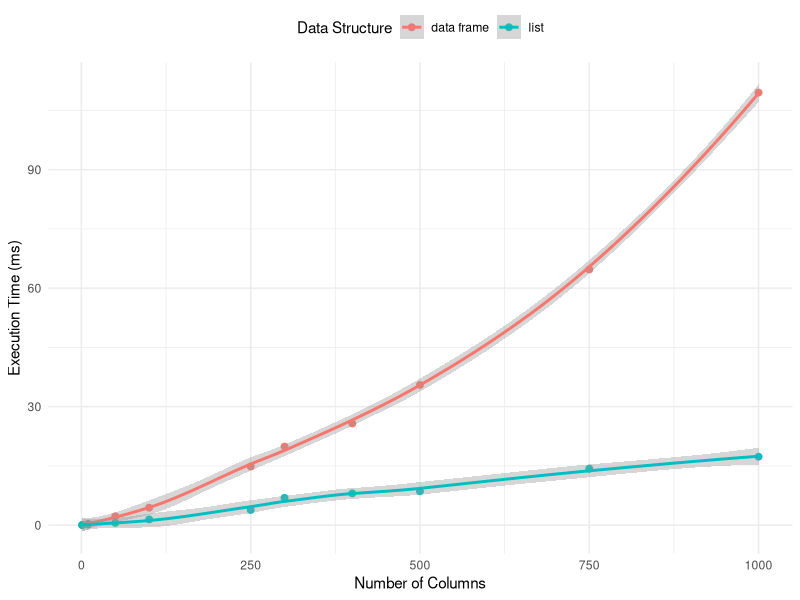

Source code (R):
## ---- chunk 1
knitr::opts_chunk$set(echo = TRUE,
                      warning = FALSE,
                      message = FALSE,
                      fig.width = 14,
                      fig.height = 10)

# same seed throughout the book
set.seed(1014)
## ---- chunk 2
# load packages
library(lobstr)
## ---- chunk 3
x <- c(1, 2, 3)
## ---- chunk 4
y <- x

# check: same memory address
obj_addr(x) == obj_addr(y)
## ---- chunk 5
?Reserved
## ---- chunk 6
a <- 1:10
b <- a
c <- b
d <- 1:10
## ---- chunk 7
# same memory addresss/binding
obj_addr(a) == obj_addr(b) 
obj_addr(a) == obj_addr(c)

# different memory address/binding
obj_addr(a) == obj_addr(d)
## ---- chunk 8
mean
base::mean
get("mean")
evalq(mean)
match.fun("mean")
## ---- chunk 9
obj_addr(mean)
obj_addr(get("mean"))
obj_addr(evalq(mean))
obj_addr(match.fun("mean"))
## ---- chunk 10
.123e1
typeof(.123e1)
## ---- chunk 11
# same memory adress
x <- c(1, 2, 3)
y <- x


# copy-on-modify
y[[3]]
y[[3]] <- 4

x
y


# R created a new object and rebound 'y' to that new object.
obj_addr(x)
obj_addr(y)
## ---- chunk 12
x <- c(1, 2, 3)
tracemem(x)

y <- x
y[[3]] <- 4L

obj_addr(x)
obj_addr(y)
## ---- chunk 13
y[[3]] <- 5L

obj_addr(y)

# trun off tracking
untracemem(x)
## ---- chunk 14
f <- function(a) {
  a
}

x <- c(1, 2, 3)
tracemem(x)

# create new object with same values
z <- f(x)
# no copy here!

untracemem(x)
## ---- chunk 15
f <- function(a) {
  a[[3]] <- 4
}

x <- c(1, 2, 3)
tracemem(x)

# copy-on-modify!
z <- f(x)

untracemem(x)
## ---- chunk 16
l1 <- list(1, 2, 3)
## ---- chunk 17
l2 <- l1
l2[[3]] <- 4
## ---- chunk 18
# shallow copy
ref(l1, l2)
## ---- chunk 19
d1 <- data.frame(
  x = c(1, 5, 6),
  y = c(2, 4, 3)
)

# If you modify a **column**, only that column needs to be modified. The others will still point to their original references:
d2 <- d1
d2[,2] <- d2[,2] * 2

ref(d1, d2)

# If you modify a **row** every columns needs to be copied:
d3 <- d1
d3 <- d3[1, ] * 3

ref(d1, d3)
## ---- chunk 20
x <- c("a", "a", "abc", "d")

ref(x, 
    character = TRUE)
## ---- chunk 21
tracemem(1:10)
## ---- chunk 22
x <- c(1L, 2L, 3L)
tracemem(x)

x[[3]] <- 4

untracemem(x)
## ---- chunk 23
# all integer
x <- c(1L, 2L, 3L)
tracemem(x)

x[[3]] <- 4L


# all double
x <- c(1, 2, 3)
tracemem(x)

x[[3]] <- 4L
## ---- chunk 24
# vector
a <- 1:10
# list
b <- list(a, a)
# list
c <- list(b, a, 1:10)
## ---- chunk 25
# 3 different memory addresses/bindings
obj_addr(a)
obj_addr(b)
obj_addr(c)
## ---- chunk 26
# a contains one references to the values 1:10
ref(a)
# b contains a list of two references to the same address as a
ref(b)
# c contains a list of b (containing two references to a), a (containing the same reference again) and a reference pointing to a different address containing the same value (1:10).
ref(c)
## ---- chunk 27
x <- list(1:10)
x[[2]] <- x
## ---- chunk 28
x <- list(1:10)
obj_addr(x)
ref(x)
## ---- chunk 29
tracemem(x)

x[[2]] <- x
obj_addr(x)
ref(x)
## ---- chunk 30
str(x)
## ---- chunk 31
obj_size(letters)
obj_size(LETTERS)

obj_size(ggplot2::diamonds)
## ---- chunk 32
x <- runif(1e6)
obj_size(x)

y <- list(x, x, x)
obj_size(y)

obj_size(x, y)
## ---- chunk 33
obj_size(1:3)
obj_size(1:1000)
obj_size(1:1e10)
## ---- chunk 34
banana <- "bananas bananas bananas"
obj_size(banana)

obj_size(rep(banana, 100))
## ---- chunk 35
y <- rep(list(runif(1e4)), 100)

object.size(y)
# 8'005'648 bytes
obj_size(y)
# = 80'900 bytes
## ---- chunk 36
str(y)
purrr::map(y, ~identical(., y[[1]]))
## ---- chunk 37
funs <- list(mean, sd, var)
obj_size(funs)
## ---- chunk 38
# base size
a <- runif(1e6)
obj_size(a)

# both lists contain references to the same memory address... No additional memory for the second list element.
b <- list(a, a)
obj_size(b)
obj_size(a , b)

ref(a, b)

# copy-on-modify => new address in memory for the first element. The second element still refers to the same address as a. Size of b doubles (2 different elements now). The size of a and b is equal to the size of b alone, because a is part of b...
b[[1]][[1]] <- 10
obj_size(b)
obj_size(a, b)

ref(a, b)

# copy-on-modify => new address for the second element too! So no element points to the same address as a anymore (2 new and separated addresses in memory...). Altogether we have 3 different vectors now => 3 * 8MB = 24MB
b[[2]][[1]] <- 10
obj_size(b)
obj_size(a, b)

ref(a, b)
## ---- chunk 39
v <- c(1, 2, 3)
tracemem(v)

v[[3]] <- 4
## ---- chunk 40
x <- data.frame(
  matrix(
    runif(5 * 1e4), 
    ncol = 5
  )
)

str(x)

# calculate the medians for every element
medians <- vapply(x, median, numeric(1))

# substract the median from each column 
# (more precisely: form each element in each column)

start_time <- Sys.time()
for(i in seq_along(medians)) {
  
  x[[i]] <- x[[i]] - medians[[i]]
  
}
end_time <- Sys.time()
glue::glue("{end_time - start_time}")
## ---- chunk 41
tracemem(x)

for(i in seq_along(medians)) {
  
  x[[i]] <- x[[i]] - medians[[i]]
  
}

untracemem(x)
## ---- chunk 42
e1 <- rlang::env(a = 1, b = 2, c = 3)
e2 <- e1
## ---- chunk 43
e1$c <- 4
e1$c

e2$c
## ---- chunk 44
e <- rlang::env()
e$self <- e

ref(e)
## ---- chunk 45
x <- list()
x[[1]] <- x
## ---- chunk 46
x <- list()
obj_addr(x)

tracemem(x)
# copy-on-modify
x[[1]] <- x

# new memory address of the copied object
obj_addr(x)
# old memory address
obj_addr(x[[1]])
## ---- chunk 47
# create random data frame generator
create_random_df <- function(nrow, ncol) {
  
  # create random matrix
  random_matrix <- matrix(
    runif(nrow * ncol), 
    nrow = nrow
  )
  
  # transform to data frame
  as.data.frame(random_matrix)
}

create_random_df(2, 2)
## ---- chunk 48
# create two different approaches to subtract medians

### 1) same for-loop as above...
subtract_df <- function(x, medians) {
  
  for (i in seq_along(medians)) {
    
    x[[i]] <- x[[i]] - medians[[i]]
  }
  
  return(x)
  
}

### 2) different approach
subtract_list <- function(x, medians) {
  
  x <- as.list(x)
  x <- subtract_df(x, medians)
  list2DF(x)
  
}
## ---- chunk 49
# create median function
benchmark_medians <- function(ncol) {
  
  # create data frame and calculate medians
  df <- create_random_df(nrow = 1e4, ncol = ncol)
  medians <- vapply(df, median, numeric(1), USE.NAMES = FALSE)
  
  # evaluate via bench::mark()
  bench::mark(
    "data frame" = subtract_df(df, medians),
    "list" = subtract_list(df, medians),
    time_unit = "ms",
    iterations = 50
  )
  
}

benchmark_medians(1)
## ---- chunk 50
# cretea container for results
results <- bench::press(
  ncol = c(1, 10, 50, 100, 250, 
           300, 400, 500, 750, 
           1000),
  benchmark_medians(ncol)
)

library(ggplot2)
theme_set(theme_minimal())


ggplot(results,
       aes(ncol, median, 
           color = as.character(expression))) +
  geom_point(size = 2) +
  geom_smooth() +
  labs(x = "Number of Columns",
       y = "Execution Time (ms)",
       colour = "Data Structure") +
  theme(legend.position = "top")
## ---- chunk 51
gc()

# wrapper around gc() => tells you how much memory is beeing used
lobstr::mem_used()
